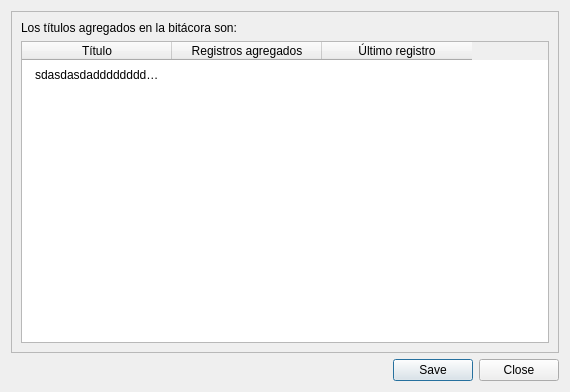
<?xml version="1.0" encoding="UTF-8"?>
<ui version="4.0">
 <class>Dialog</class>
 <widget class="QDialog" name="Dialog">
  <property name="geometry">
   <rect>
    <x>0</x>
    <y>0</y>
    <width>570</width>
    <height>392</height>
   </rect>
  </property>
  <property name="windowTitle">
   <string>Ver/Editar títulos registrados</string>
  </property>
  <layout class="QVBoxLayout" name="verticalLayout">
   <item>
    <widget class="QFrame" name="frame">
     <property name="frameShape">
      <enum>QFrame::StyledPanel</enum>
     </property>
     <property name="frameShadow">
      <enum>QFrame::Raised</enum>
     </property>
     <layout class="QVBoxLayout" name="verticalLayout_2">
      <item>
       <widget class="QLabel" name="label">
        <property name="text">
         <string>Los títulos agregados en la bitácora son:</string>
        </property>
       </widget>
      </item>
      <item>
       <widget class="QTableWidget" name="tableTitulos">
        <property name="toolTip">
         <string>&lt;html&gt;&lt;head/&gt;&lt;body&gt;&lt;p&gt;Da doble click para editar título&lt;/p&gt;&lt;/body&gt;&lt;/html&gt;</string>
        </property>
        <property name="styleSheet">
         <string notr="true">QTableWidget::item{
    border: None;
    padding: 10%;;
}</string>
        </property>
        <property name="sizeAdjustPolicy">
         <enum>QAbstractScrollArea::AdjustIgnored</enum>
        </property>
        <property name="editTriggers">
         <set>QAbstractItemView::NoEditTriggers</set>
        </property>
        <property name="selectionBehavior">
         <enum>QAbstractItemView::SelectRows</enum>
        </property>
        <property name="showGrid">
         <bool>false</bool>
        </property>
        <property name="cornerButtonEnabled">
         <bool>true</bool>
        </property>
        <property name="rowCount">
         <number>1</number>
        </property>
        <attribute name="horizontalHeaderVisible">
         <bool>true</bool>
        </attribute>
        <attribute name="horizontalHeaderCascadingSectionResizes">
         <bool>true</bool>
        </attribute>
        <attribute name="horizontalHeaderMinimumSectionSize">
         <number>100</number>
        </attribute>
        <attribute name="horizontalHeaderDefaultSectionSize">
         <number>150</number>
        </attribute>
        <attribute name="verticalHeaderVisible">
         <bool>false</bool>
        </attribute>
        <row/>
        <column>
         <property name="text">
          <string>Título</string>
         </property>
        </column>
        <column>
         <property name="text">
          <string>Registros agregados</string>
         </property>
        </column>
        <column>
         <property name="text">
          <string>Último registro</string>
         </property>
        </column>
        <item row="0" column="0">
         <property name="text">
          <string>sdasdasdadddddddddddddddddddddddddddddddddddddddddddddddddd</string>
         </property>
        </item>
       </widget>
      </item>
     </layout>
    </widget>
   </item>
   <item>
    <widget class="QDialogButtonBox" name="buttonBox">
     <property name="accessibleName">
      <string/>
     </property>
     <property name="orientation">
      <enum>Qt::Horizontal</enum>
     </property>
     <property name="standardButtons">
      <set>QDialogButtonBox::Close|QDialogButtonBox::Save</set>
     </property>
    </widget>
   </item>
  </layout>
 </widget>
 <resources/>
 <connections>
  <connection>
   <sender>buttonBox</sender>
   <signal>accepted()</signal>
   <receiver>Dialog</receiver>
   <slot>accept()</slot>
   <hints>
    <hint type="sourcelabel">
     <x>284</x>
     <y>368</y>
    </hint>
    <hint type="destinationlabel">
     <x>284</x>
     <y>195</y>
    </hint>
   </hints>
  </connection>
  <connection>
   <sender>buttonBox</sender>
   <signal>rejected()</signal>
   <receiver>Dialog</receiver>
   <slot>reject()</slot>
   <hints>
    <hint type="sourcelabel">
     <x>284</x>
     <y>368</y>
    </hint>
    <hint type="destinationlabel">
     <x>284</x>
     <y>195</y>
    </hint>
   </hints>
  </connection>
 </connections>
</ui>
